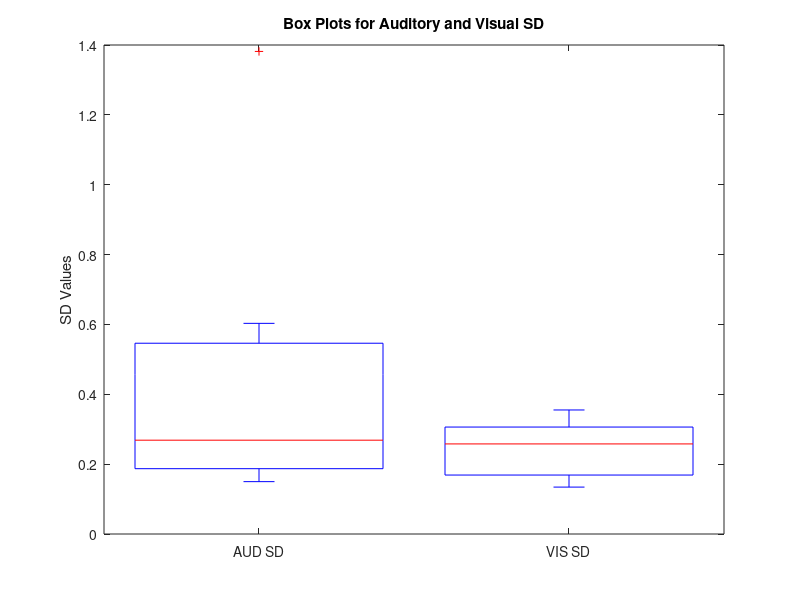

The MATLAB source for this figure: (Note: this script raises an error after producing the figure.)
% Data for SD
AUD_SD = [0.1499 0.2288 0.3535 1.3816 0.187 0.6031 0.5462 0.2686 0.1553];
VIS_SD = [0.1345 0.2081 0.3401 0.1688 0.3551 0.2579 0.2669 0.1343 0.3062];

% Combine into a single matrix
sd_data = [AUD_SD', VIS_SD'];

% Create box plots for SD data
figure;
h = boxplot(sd_data, 'Labels', {'AUD SD', 'VIS SD'});
title('Box Plots for Auditory and Visual SD');
ylabel('SD Values');

% Color the boxes
set(h, {'linew'}, {2});
colors = {'b', 'r'}; % Red for AUD, Blue for VIS
h = findobj(gca, 'Tag', 'Box');
for j = 1:length(h)
   patch(get(h(j), 'XData'), get(h(j), 'YData'), colors{j}, 'FaceAlpha', 0.5);
end

% Add individual data points for SD
hold on;
scatter(ones(size(AUD_SD)), AUD_SD, 'r', 'filled', 'SizeData', 70);
scatter(2 * ones(size(VIS_SD)), VIS_SD, 'b', 'filled', 'SizeData', 70);

% Connect corresponding column values with a line for SD
for i = 1:length(AUD_SD)
    plot([1, 2], [AUD_SD(i), VIS_SD(i)], 'k-', 'LineWidth', 1.5); % Thicker black line
end

hold off;
grid on;
set(gca, 'XTickLabelRotation', 45);
set(findall(gcf, '-property', 'FontSize'), 'FontSize', 24)

